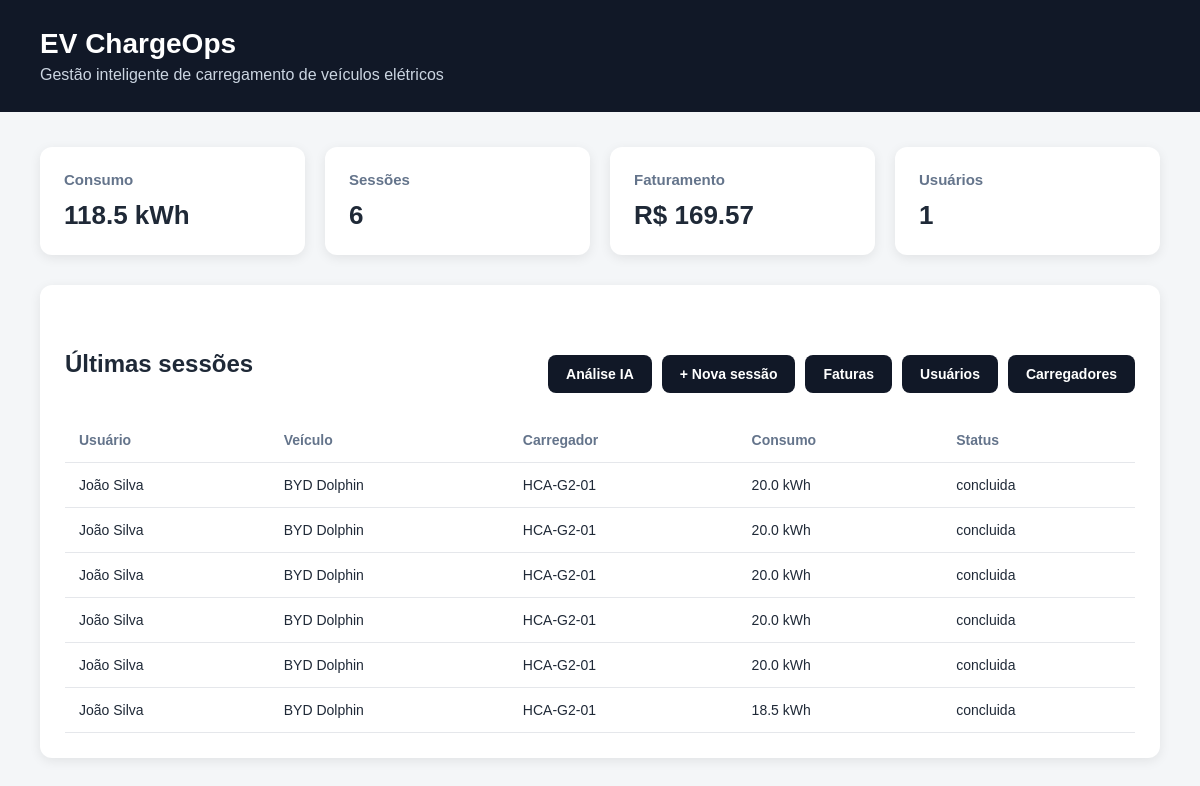
/dashboard, run on the app's committed database.
### tables this page shows
CREATE TABLE sessoes (
        id INTEGER PRIMARY KEY AUTOINCREMENT,
        usuario_id INTEGER NOT NULL,
        veiculo_id INTEGER NOT NULL,
        carregador_id INTEGER NOT NULL,
        inicio TEXT NOT NULL,
        fim TEXT,
        duracao_minutos REAL,
        kwh REAL NOT NULL,
        potencia_kw REAL,
        status TEXT NOT NULL DEFAULT 'concluida',
        FOREIGN KEY (usuario_id) REFERENCES usuarios(id),
        FOREIGN KEY (veiculo_id) REFERENCES veiculos(id),
        FOREIGN KEY (carregador_id) REFERENCES carregadores(id)
    );

CREATE TABLE usuarios (
        id INTEGER PRIMARY KEY AUTOINCREMENT,
        nome TEXT NOT NULL,
        email TEXT NOT NULL UNIQUE,
        unidade_id INTEGER,
        FOREIGN KEY (unidade_id) REFERENCES unidades(id)
    );

CREATE TABLE veiculos (
        id INTEGER PRIMARY KEY AUTOINCREMENT,
        usuario_id INTEGER NOT NULL,
        modelo TEXT NOT NULL,
        placa TEXT,
        FOREIGN KEY (usuario_id) REFERENCES usuarios(id)
    );

CREATE TABLE carregadores (
        id INTEGER PRIMARY KEY AUTOINCREMENT,
        identificacao TEXT NOT NULL UNIQUE,
        localizacao TEXT NOT NULL,
        status TEXT NOT NULL DEFAULT 'disponivel'
    );

### app/routes/dashboard.py (the view)
@dashboard_bp.route("/dashboard")
def dashboard():
    conexao = sqlite3.connect(DATABASE_PATH)
    total_kwh = conexao.execute(
        "SELECT COALESCE(SUM(kwh), 0) FROM sessoes"
    ).fetchone()[0]
    total_sessoes = conexao.execute(
        "SELECT COUNT(*) FROM sessoes"
    ).fetchone()[0]
    total_faturamento = conexao.execute(
        "SELECT COALESCE(SUM(valor_total), 0) FROM faturas"
    ).fetchone()[0]
    total_usuarios = conexao.execute(
        "SELECT COUNT(*) FROM usuarios"
    ).fetchone()[0]
    sessoes = conexao.execute(
        """
        SELECT
            usuarios.nome,
            veiculos.modelo,
            carregadores.identificacao,
            sessoes.kwh,
            sessoes.status
        FROM sessoes
        JOIN usuarios ON usuarios.id = sessoes.usuario_id
        JOIN veiculos ON veiculos.id = sessoes.veiculo_id
        JOIN carregadores ON carregadores.id = sessoes.carregador_id
        ORDER BY sessoes.id DESC
        """
    ).fetchall()
    conexao.close()
    return render_template(
        "dashboard.html",
        total_kwh=total_kwh,
        total_sessoes=total_sessoes,
        total_faturamento=total_faturamento,
        total_usuarios=total_usuarios,
        sessoes=sessoes
    )

### app/templates/dashboard.html (shortened to what this page needs)
<!DOCTYPE html>
<html lang="pt-BR">
<head>
    <link rel="stylesheet" href="{{ url_for('static', filename='css/style.css') }}">
</head>
<body>
    <header>
        <h1>EV ChargeOps</h1>
        <p>Gestão inteligente de carregamento de veículos elétricos</p>
    </header>
    <main>
        <section class="cards">
            <div class="card">
                <h2>Consumo</h2>
                <p>{{ total_kwh }} kWh</p>
            </div>
            <div class="card">
                <h2>Sessões</h2>
                <p>{{ total_sessoes }}</p>
            </div>
            <div class="card">
                <h2>Faturamento</h2>
                <p>R$ {{ "%.2f"|format(total_faturamento) }}</p>
            </div>
            <div class="card">
                <h2>Usuários</h2>
                <p>{{ total_usuarios }}</p>
            </div>
        </section>
       <section class="tabela">
   <div class="tabela-header">
    <h2>Últimas sessões</h2>
    <div class="acoes">
     <a href="{{ url_for('ai.analise_ia') }}" class="botao">
        Análise IA
        </a>
        <a href="{{ url_for('sessions.nova_sessao') }}" class="botao">
          + Nova sessão
      </a>
      <a href="{{ url_for('invoices.faturas') }}" class="botao">
          Faturas
      </a>
     <a href="{{ url_for('users.usuarios') }}" class="botao">
            Usuários
        </a>
     <a href="{{ url_for('chargers.carregadores') }}" class="botao">
            Carregadores
        </a>
    </div>
</div>
            <table>
                <thead>
                    <tr>
                        <th>Usuário</th>
                        <th>Veículo</th>
                        <th>Carregador</th>
                        <th>Consumo</th>
                        <th>Status</th>
                    </tr>
                </thead>
                <tbody>
                    {% for sessao in sessoes %}
                    <tr>
                        <td>{{ sessao[0] }}</td>
                        <td>{{ sessao[1] }}</td>
                        <td>{{ sessao[2] }}</td>
                        <td>{{ sessao[3] }} kWh</td>
                        <td>{{ sessao[4] }}</td>
                    </tr>
                    {% endfor %}
                </tbody>
            </table>
        </section>
    </main>
</body>
</html>

### static/css/style.css (style rules this page uses)
* { box-sizing: border-box; margin: 0; padding: 0; }
body { font-family: Arial, sans-serif; background: #f4f6f8; color: #1f2937; }
header { background: #111827; color: white; padding: 28px 40px; }
header h1 { font-size: 28px; margin-bottom: 6px; }
header p { color: #cbd5e1; }
main { padding: 35px 40px; max-width: 1300px; margin: auto; }
.cards { display: grid; grid-template-columns: repeat(4, 1fr); gap: 20px; margin-bottom: 30px; }
.card { background: white; padding: 24px; border-radius: 12px; box-shadow: 0 3px 12px rgba(0, 0, 0, 0.08); }
.card h2 { font-size: 15px; color: #64748b; margin-bottom: 12px; }
.card p { font-size: 26px; font-weight: bold; }
.tabela { background: white; padding: 25px; border-radius: 12px; box-shadow: 0 3px 12px rgba(0, 0, 0, 0.08); }
.tabela h2 { margin-bottom: 20px; }
table { width: 100%; border-collapse: collapse; }
th, td { padding: 14px; text-align: left; border-bottom: 1px solid #e5e7eb; }
th { color: #64748b; font-size: 14px; }
td { font-size: 14px; }
.tabela-header { margin-top: 40px; display: flex; justify-content: space-between; align-items: center; margin-bottom: 20px; }
.botao { display: inline-block; background: #111827; color: white; text-decoration: none; padding: 11px 18px; border-radius: 8px; font-size: 14px; font-weight: bold; }
.acoes { display: flex; gap: 10px; align-items: center; flex-wrap: wrap; }

### data on the page
sessoes: nome "João Silva", modelo "BYD Dolphin", identificacao "HCA-G2-01", kwh "20.0", status "concluida"
sessoes: nome "João Silva", modelo "BYD Dolphin", identificacao "HCA-G2-01", kwh "20.0", status "concluida"
sessoes: nome "João Silva", modelo "BYD Dolphin", identificacao "HCA-G2-01", kwh "20.0", status "concluida"
sessoes: nome "João Silva", modelo "BYD Dolphin", identificacao "HCA-G2-01", kwh "20.0", status "concluida"
sessoes: nome "João Silva", modelo "BYD Dolphin", identificacao "HCA-G2-01", kwh "20.0", status "concluida"
sessoes: nome "João Silva", modelo "BYD Dolphin", identificacao "HCA-G2-01", kwh "18.5", status "concluida"

### other printed values
{{ total_kwh }} "118.5"
{{ total_sessoes }} "6"
{{ "%.2f"|format(total_faturamento) }} "169.57"
{{ total_usuarios }} "1"
